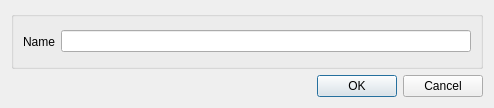
<ui version="4.0" >
 <class>RenameDialog</class>
 <widget class="QDialog" name="RenameDialog" >
  <property name="geometry" >
   <rect>
    <x>0</x>
    <y>0</y>
    <width>494</width>
    <height>108</height>
   </rect>
  </property>
  <property name="windowTitle" >
   <string>Dialog</string>
  </property>
  <layout class="QGridLayout" >
   <item row="0" column="0" >
    <widget class="QGroupBox" name="xmlBox" >
     <property name="title" >
      <string/>
     </property>
     <layout class="QHBoxLayout" >
      <item>
       <widget class="QLabel" name="label_2" >
        <property name="text" >
         <string>Name</string>
        </property>
       </widget>
      </item>
      <item>
       <widget class="QLineEdit" name="leName" />
      </item>
     </layout>
    </widget>
   </item>
   <item row="1" column="0" >
    <widget class="QDialogButtonBox" name="buttonBox" >
     <property name="standardButtons" >
      <set>QDialogButtonBox::Cancel|QDialogButtonBox::Ok</set>
     </property>
    </widget>
   </item>
  </layout>
  <zorder>label</zorder>
  <zorder>widget</zorder>
  <zorder>buttonBox</zorder>
  <zorder>xmlBox</zorder>
 </widget>
 <resources/>
 <connections/>
</ui>
